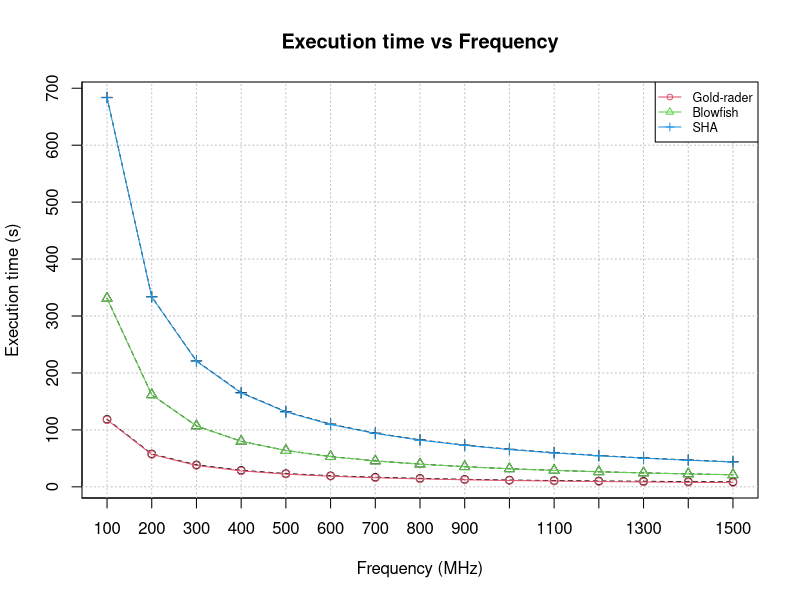
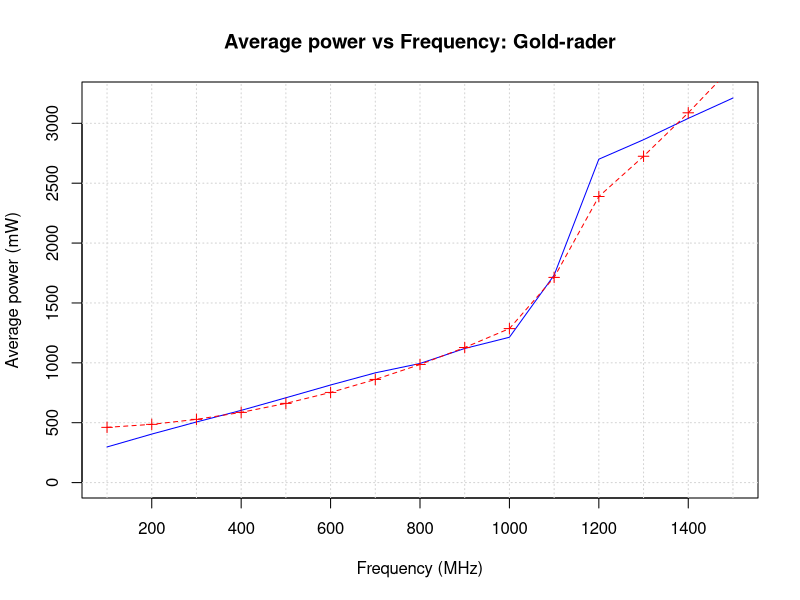
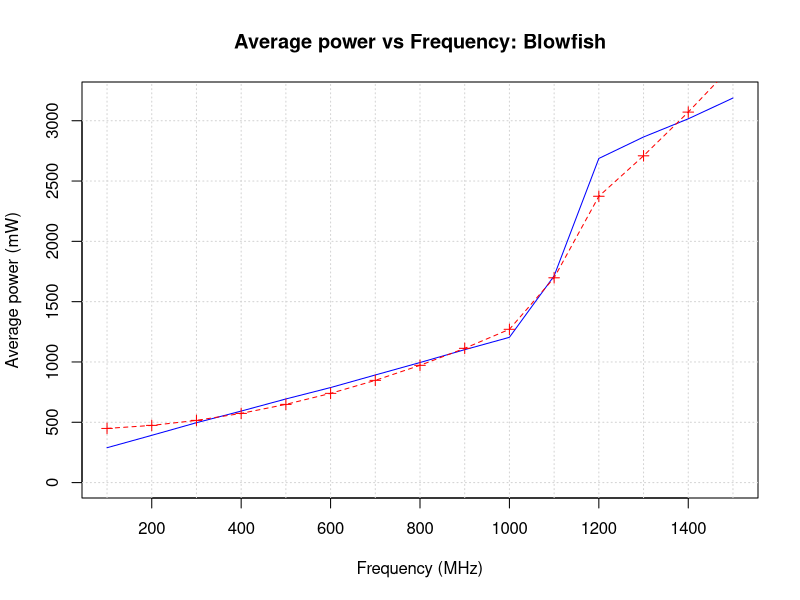
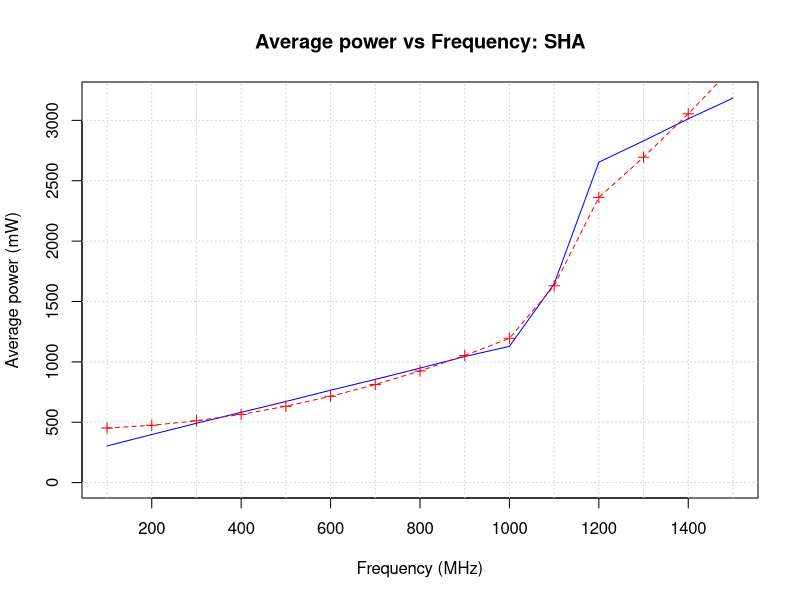
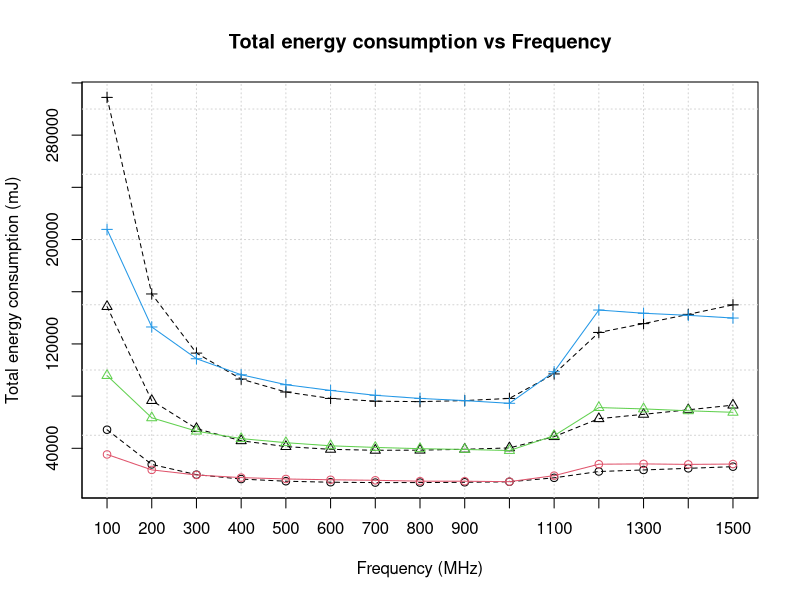
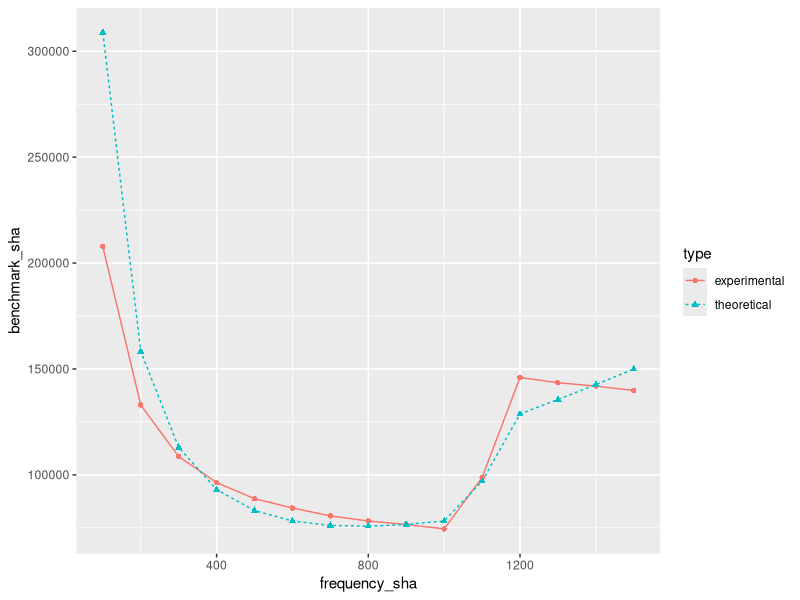

These charts were generated, in order, by the following R code:
#### Clear workspace ####
rm(list=ls())

#### Include libraries ####
library(ggplot2)

#### Declaration of functions ####
# Function that returns Root Mean Squared Error
rmse <- function(error)
{
  sqrt(mean(error^2))
}

# Function that returns Mean Absolute Error
mae <- function(error)
{
  mean(abs(error))
}

#### Initialize parameters ####

benchmarks <- c("Gold-rader","Blowfish","SHA")
frequency_MHz <- c(100,200,300,400,500,600,700,800,900,1000,1100,1200,1300,1400,1500)
voltage <- c(0.98,0.98,0.98,0.98,0.98,0.98,0.98,0.98,0.98,0.98,1.09,1.23,1.23,1.23,1.23)


#### Fitting execution time over frequency ####
# Read data from the file and assign coloumn names
benchmark_time <- read.table("data_time_kamesh.txt")
colnames(benchmark_time) <- c("Gold-rader","Blowfish","SHA")

my_benchmark_time <- benchmark_time
prediction_time <- benchmark_time

# Build a matrix for the constants and initilize them to '0'
# and assign row names and coloumn names to the matrix.
constant_parameters <- matrix(0,length(benchmarks),3)
colnames(constant_parameters) <- c("ccb","cck","beta")
rownames(constant_parameters) <- c("Gold-rader","Blowfish","SHA")

starting_values <- rbind(c(3.0,0.072,1.27),
                         c(10.0,0.072,1.27),
                         c(10.0,0.072,1.27))

x <- frequency_MHz
y <- benchmark_time

# Run the regression analysis (fitting) for each benchmark
for(size in 1:length(benchmarks)) {
  cat("Benchmark:",benchmarks[size],"\n")
  
  x_fit <- frequency_MHz/1e3
  # regression analysis
  regression <- nls(y[,size] ~ (constant1 * ((1 / (x_fit - constant2))  + constant3)),
                    control=list(maxiter = 1000),
                    start = list(constant1=starting_values[size,1],
                                 constant2=starting_values[size,2],
                                 constant3=starting_values[size,3]),
                    trace = T,
                    algorithm = "port",
                    lower = c(0,0,-100))
  
  constant_parameters[size,"ccb"] <- coef(regression)[1]
  constant_parameters[size,"cck"] <- coef(regression)[2]
  constant_parameters[size,"beta"] <- coef(regression)[3]
  
  prediction_time[,size] <- (constant_parameters[size,"ccb"] / (x_fit-constant_parameters[size,"cck"]) + constant_parameters[size,"beta"])
  
}

  #### Plot the execution time vs frequency ####
plot(x=1,
     y=1,
     main=paste("Execution time vs Frequency"),
     xaxp  = c(0, 1500, 15),
     yaxp  = c(0, 800, 8),
     xlab= "Frequency (MHz)",
     ylab= "Execution time (s)",
     type="n",
     ylim=range(my_benchmark_time[,1:3],prediction_time[,1:3]),
     xlim=range(frequency_MHz))

abline(v=seq(0,max(x),100), h=seq(0,max(y),100), col="gray", lty="dotted")

legend("topright",
       #title=expression(paste("Benchmarks")),
       paste("",benchmarks,sep=""),
       col=(1:8)+1,
       lty=1,
       pch=1:8,
       ncol=1,
       bg="white",
       cex=0.75)

for (size in 1:length(benchmarks)) {
  lines(x=frequency_MHz,
        y=my_benchmark_time[,size],
        col="black",
        type="o",
        lty="dashed",
        pch=size)
  
  lines(x=frequency_MHz,
        y=prediction_time[,size],
        col=size+1,
        type="o",
        lty="solid",
        pch=size)
}

#### Print summary and constant parameter from the regression ####
print(summary(regression))
print(constant_parameters)

#### Fitting power over frequency ####

my_power_estimates <- read.table("power_frequency_kamesh.txt",sep="")
colnames(my_power_estimates) <- c("Gold-rader","Blowfish","SHA")

my_benchmark_power <- my_power_estimates
prediction_power <- my_power_estimates

par(mfrow=c(1,1))

#Matrix to hold the fitted parameters
my_parameters_power <- matrix(0,length(benchmarks),3)
colnames(my_parameters_power) <- c("Pstatic", "gamma", "naC")
rownames(my_parameters_power) <- c("Gold-rader","Blowfish","SHA")
  
for (size in 1:length(benchmarks)) {
  
  cat("Benchmark:",benchmarks[size],"\n")
  
  f <- frequency_MHz/1e3
  V <- voltage
  P <- my_benchmark_power[,size]
  
  cat("\tplotting power vs frequency curves...\n")
  
  plot(x=frequency_MHz,
       y=P,
       col="red",
       main=paste("Average power vs Frequency:", benchmarks[size]),
       xlab="Frequency (MHz)",
       ylab="Average power (mW)",
       type="n",
       lty="dashed",
       xlim=range(frequency_MHz),
       ylim=c(0,max(my_benchmark_power[,size]+5))
  )
  
  abline(v=(seq(0,1600,100)), h=(seq(0,4500,500)), col="lightgray", lty="dotted")
  
  # FITTING ~~~~~~~~~~~~~~~~~~~~~~~~~~~~~~~~~~~~~~~~
  
  cat("\tfitting default ...\n")
  
  regression_power <- nls(P ~ Pstatic + (1+V*gamma)*naC*f^2*V^2,
                          control=list(maxiter = 1000,
                                       #minFactor=1e-5,
                                       warnOnly=T),
                          start = list(Pstatic = 1.5,
                                       gamma = 1.2,
                                       naC   = 10),
                          trace = T,
                          algorithm = "port",
                          lower = c(-100,-100,-100),
                          upper = c(500,100,900))
  
  my_parameters_power[size, "Pstatic"] <- Pstatic <- coef(regression_power)[1]
  my_parameters_power[size, "gamma"]   <- gamma   <- coef(regression_power)[2]
  my_parameters_power[size, "naC"]     <- naC     <- coef(regression_power)[3]
  
  Vfit <- voltage
  P <- my_benchmark_power[,size]
  
  lines(x=frequency_MHz,
        y=P,
        col="blue",
        type="l")
  
  lines(x=frequency_MHz,
        y=(Pstatic+(1+Vfit*gamma)*naC*f^2*Vfit^2),
        col="red",
        type="o",
        pch=3,
        lty="dashed")
  
  prediction_power[,size] <- (Pstatic+(1+Vfit*gamma)*naC*f^2*Vfit^2)
  
}

#### Print summary and constant parameter from the regression ####
print(summary(regression_power))
print(my_parameters_power)

#### Energy modeling and fitting ####

experimental_energy <- my_benchmark_power * my_benchmark_time

theoretical_energy <- prediction_power * prediction_time

#### Plotting of Energy vs Frequency curves ####
plot(x=1,
     y=1,
     main=paste("Total energy consumption vs Frequency"),
     xaxp  = c(0, 1600, 16),
     yaxp  = c(0, 400000, 10),
     xlab= "Frequency (MHz)",
     ylab= "Total energy consumption (mJ)",
     type="n",
     ylim=range(experimental_energy[,1:3],theoretical_energy[,1:3]),
     xlim=range(frequency_MHz))

abline(v=(seq(0,1600,100)), h=(seq(0,400000,50000)), col="lightgray", lty="dotted")

for (size in 1:length(benchmarks)) {
  lines(x=frequency_MHz,
        y=theoretical_energy[,size],
        col="black",
        type="o",
        lty="dashed",
        pch=size)
  
  lines(x=frequency_MHz,
        y=experimental_energy[,size],
        col=size+1,
        type="o",
        lty="solid",
        pch=size)
}


df2 <- data.frame(type=rep(c("experimental", "theoretical"), each=15),
                  frequency_sha=rep(c(frequency_MHz),2),
                  benchmark_sha=c(experimental_energy$SHA,theoretical_energy$SHA))

meow <- ggplot(data=df2, aes(x=frequency_sha, y=benchmark_sha, group=type)) +
  geom_line(aes(linetype=type, color=type))+
  geom_point(aes(shape=type, color=type))

print(meow)

#### Printing results ####

error_goldrader <- experimental_energy$`Gold-rader` - theoretical_energy$`Gold-rader`
error_Blowfish <- experimental_energy$`Blowfish` - theoretical_energy$`Blowfish`
error_sha <- experimental_energy$`SHA` - theoretical_energy$`SHA`

cat("\t \n")
cat("\t Goodness-of-Fit Statistics \n")
cat("\t Printing root mean square error (rmse) and mean absolute error (mae) \n")
cat("\t ==================================================================== \n")
cat("\t \n")
cat("\t Gold-rader: \n")
print(rmse(error_goldrader))
print(mae(error_goldrader))
cat("\t \n")
cat("\t Blowfish: \n")
print(rmse(error_Blowfish))
print(mae(error_Blowfish))
cat("\t \n")
cat("\t SHA: \n")
print(rmse(error_sha))
print(mae(error_sha))
